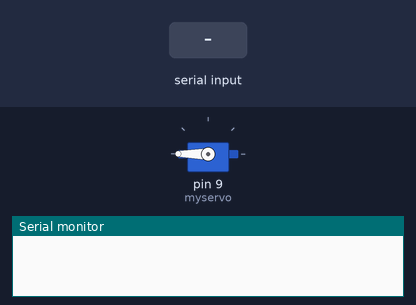
Recording of a sketch running on a simulated Arduino Uno, built with avr-gcc and run on an emulated ATmega328P. Shown: servo, the last lines printed to the serial monitor. Inputs (shaded band) come from the test bench.

Above: at 1.2 s.
1.3 s: "1" received over Serial
At 2.7 s:
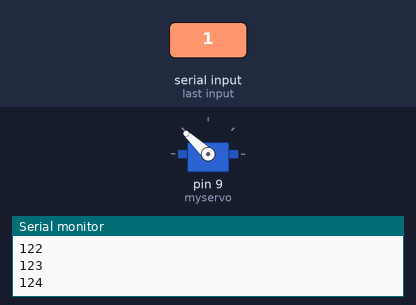
Timing chart, 0 to 4.4 s (numbered marks = the images above; inputs shaded):
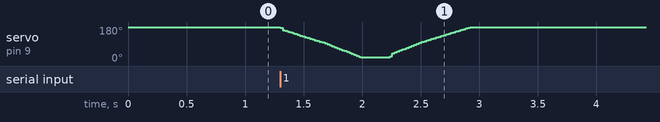

The sketch:

Feeder.ino
```cpp
#include <Servo.h>

//180 closed position
//40 open position

Servo myservo;  // create servo object to control a servo
int pos = 0;    // variable to store the servo position
int openPos = 20;
int closedPos = 180;

void setup() {
  Serial.begin(9600);
  myservo.attach(9);  // attaches the servo on pin 9 to the servo object
  myservo.write(closedPos); // Initially the servo must be moved to closed position
}

void loop() {
  if (Serial.available() > 0) {
    char cmd = (char) Serial.read();
    if (cmd == '1') {
      for (pos = closedPos; pos >= openPos; pos -= 1) { // goes from closed position (180 degrees )to open poisition (20 degrees)
        myservo.write(pos);              // tell servo to go to position in variable 'pos'
        Serial.println(pos);
      }
      delay(250);
        for (pos = openPos; pos <= closedPos; pos += 1) { // goes from open position (20 degrees) to closed position (180 degrees)
          // in steps of 1 degree
          myservo.write(pos);              // tell servo to go to position in variable 'pos'
          Serial.println(pos);
        }
      }
    }
  }
```
